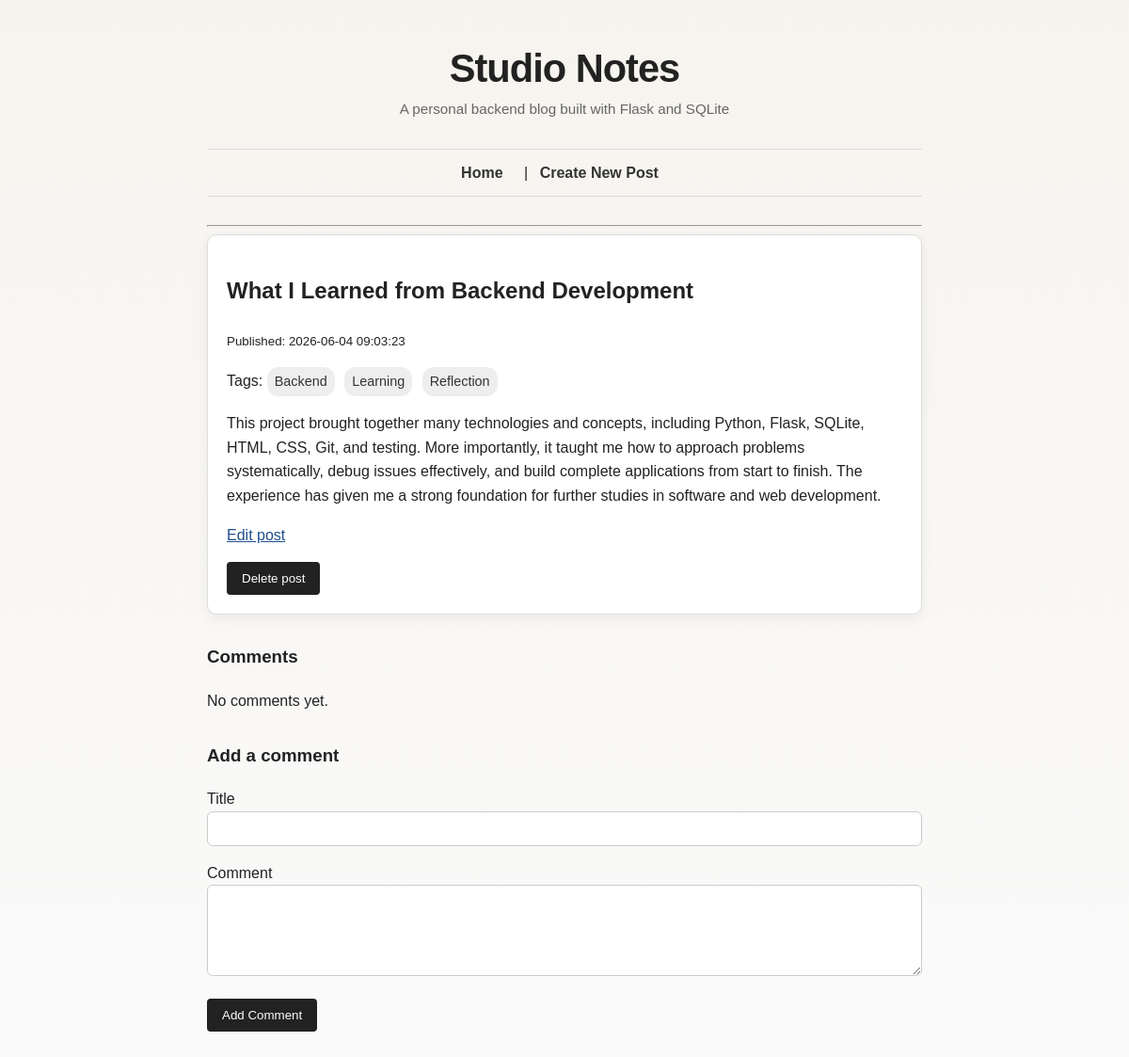
/posts/18, run on the app's committed database.
### tables this page shows
CREATE TABLE posts (
    id INTEGER PRIMARY KEY AUTOINCREMENT,
    title TEXT NOT NULL,
    body TEXT NOT NULL,
    created_at TEXT NOT NULL DEFAULT CURRENT_TIMESTAMP,
    updated_at TEXT
);

CREATE TABLE tags (
    id INTEGER PRIMARY KEY AUTOINCREMENT,
    name TEXT NOT NULL UNIQUE
);

### app.py (the view)
@app.route("/posts/<int:post_id>")
def show_post(post_id):
    post = database.get_post(post_id)
    if post is None:
        return render_template("post.html", post=None)
    comments = database.get_comments_for_post(post_id)
    tags = database.get_tags_for_post(post_id)
    return render_template(
        "post.html",
        post=post,
        comments=comments,
        tags=tags
    )

### database.py (called while the page is built)
def get_db_connection():
    connection = sqlite3.connect(DATABASE)
    connection.row_factory = sqlite3.Row
    return connection

def get_post(post_id):
    connection = get_db_connection()
    post = connection.execute(
        "SELECT * FROM posts WHERE id = ?",
        (post_id,)
    ).fetchone()
    connection.close()
    return post

def get_comments_for_post(post_id):
    connection = get_db_connection()
    comments = connection.execute(
        "SELECT * FROM comments WHERE post_id = ? ORDER BY created_at DESC",
        (post_id,)
    ).fetchall()
    connection.close()
    return comments

def get_tags_for_post(post_id):
    connection = get_db_connection()
    tags = connection.execute(
        """
        SELECT tags.*
        FROM tags
        JOIN post_tags ON tags.id = post_tags.tag_id
        WHERE post_tags.post_id = ?
        ORDER BY tags.name
        """,
        (post_id,)
    ).fetchall()
    connection.close()
    return tags

### templates/post.html (shortened to what this page needs)
{% extends "layout.html" %}
{% block content %}
{% if post %}
    <article>
        <h2>{{ post.title }}</h2>
        <p><small>Published: {{ post.created_at }}</small></p>
        {% if tags %}
            <p>
                Tags:
                {% for tag in tags %}
                    <a class="tag" href="/tags/{{ tag.name }}">{{ tag.name }}</a>
                {% endfor %}
            </p>
        {% endif %}
        <p>{{ post.body }}</p>
        <p>
            <a href="/posts/{{ post.id }}/edit">Edit post</a>
        </p>
        <form action="/posts/{{ post.id }}/delete" method="POST" onsubmit="return confirm('Are you sure you want to delete this post?');">
           <button type="submit">Delete post</button>
        </form>
    </article>
    <section>
        <h3>Comments</h3>
        {% if comments %}
            {% for comment in comments %}
                <article class="comment">
                   <h4>{{ comment.title }}</h4>
                   <p><small>{{ comment.created_at }}</small></p>
                   <p>{{ comment.body }}</p>
                </article>
            {% endfor %}
        {% else %}
            <p>No comments yet.</p>
        {% endif %}
    </section>
    <section>
        <h3>Add a comment</h3>
        <form action="/posts/{{ post.id }}/comments" method="POST">
            <p>
                <label for="title">Title</label><br>
                <input type="text" id="title" name="title">
            </p>
            <p>
                <label for="body">Comment</label><br>
                <textarea id="body" name="body" rows="5"></textarea>
            </p>
            <button type="submit">Add Comment</button>
        </form>
    </section>
{% else %}
    <p>Post not found.</p>
{% endif %}
{% endblock %}

### static/style.css (style rules this page uses)
body { font-family: Arial, sans-serif; max-width: 760px; margin: 40px auto; padding: 0 20px; line-height: 1.6; background-color: #fafafa; color: #222; }
article { background: white; padding: 20px; margin-bottom: 20px; border: 1px solid #ddd; }
input, textarea { width: 100%; padding: 10px; box-sizing: border-box; }
button { padding: 10px 16px; cursor: pointer; }
a { color: #1f4f8f; }
button { border: none; background-color: #222; color: white; border-radius: 4px; }
.tag { display: inline-block; background-color: #eeeeee; color: #333; padding: 4px 8px; margin-right: 6px; border-radius: 12px; font-size: 0.9rem; text-decoration: none; }
body { background: linear-gradient(180deg, #f7f4ef 0%, #fafafa 100%); }
article { border-radius: 10px; box-shadow: 0 4px 14px rgba(0, 0, 0, 0.06); }
input, textarea { border: 1px solid #ccc; border-radius: 6px; font-family: inherit; }
button { transition: background-color 0.2s ease; }
section { margin-top: 30px; }

### data on the page
posts: title "What I Learned from Backend Development", created_at "2026-06-04 09:03:23", body "This project brought together many technologies and concepts, including Python, Flask, SQLite, HTML, CSS, Git, and testing. More importantly, it taught me how to approach problems systematically, debug issues effectively, and build complete applications from start to finish. The experience has given me a strong foundation for further studies in software and web development."
tags: name "Backend"
tags: name "Learning"
tags: name "Reflection"
